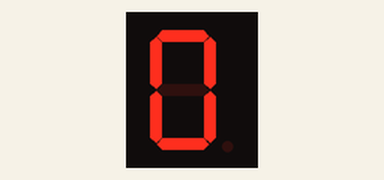
Bench run of a program on a simulated ESP32 board running MicroPython. Parts: 1-digit seven-segment display. The segment pins are drawn as the display they are named for.

Above: at 0.1 s.
At 1.3 s:
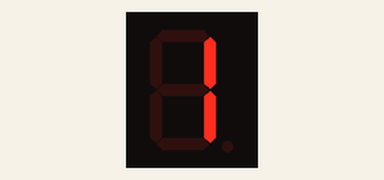
At 3.7 s:
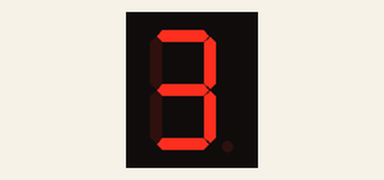
At 6.1 s:
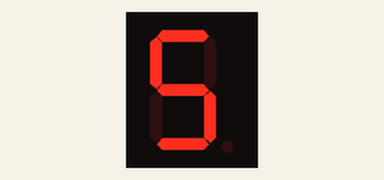
At 8.5 s:
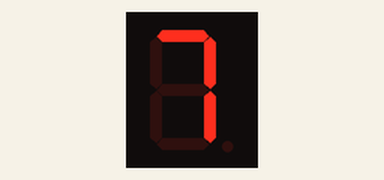
At 16.9 s:
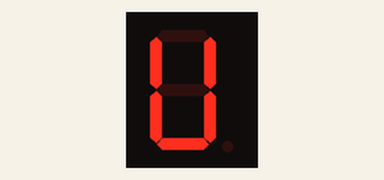

Measured:
- by itself, everything shown: repeats every 18.0 s, in 15 steps
- what the display in image 0 shows lasts 1.2 s, from 0.1 s to 1.3 s

The program:

main.py
```python
from machine import Pin
import utime

a = Pin(22, Pin.OUT)
b = Pin(21, Pin.OUT)
c = Pin(19, Pin.OUT)
d = Pin(18, Pin.OUT)
e = Pin(5, Pin.OUT)
f = Pin(4, Pin.OUT)
g = Pin(2, Pin.OUT)

def Ssegmentos(A, B, C, D, E, F, G):
    a.value(A)
    b.value(B)
    c.value(C)
    d.value(D)
    e.value(E)
    f.value(F)
    g.value(G)

numeros = [
    (1, 1, 1, 1, 1, 1, 0),  # 0
    (0, 1, 1, 0, 0, 0, 0),  # 1
    (1, 1, 0, 1, 1, 0, 1),  # 2
    (1, 1, 1, 1, 0, 0, 1),  # 3
    (0, 1, 1, 0, 0, 1, 1),  # 4
    (1, 0, 1, 1, 0, 1, 1),  # 5
    (1, 0, 1, 1, 1, 1, 1),  # 6
    (1, 1, 1, 0, 0, 0, 0),  # 7
    (1, 1, 1, 1, 1, 1, 1),  # 8
    (1, 1, 1, 1, 0, 1, 1),  # 9
]

letras = {
    "S": (1, 0, 1, 1, 0, 1, 1),  # S
    "H": (0, 1, 1, 0, 1, 1, 1),  # H
    "I": (0, 1, 1, 0, 0, 0, 0),  # I
    "G": (1, 1, 1, 1, 1, 0, 1),  # G
    "U": (0, 1, 1, 1, 1, 1, 0),  # U
}

while True:
    # Mostrar números del 0 al 9
    for num in numeros:
        Ssegmentos(*num)
        utime.sleep_ms(1200)

    # Mostrar el nombre "SHIGU"
    for letra in "SHIGU":
        Ssegmentos(*letras[letra])
        utime.sleep_ms(1200)
```
